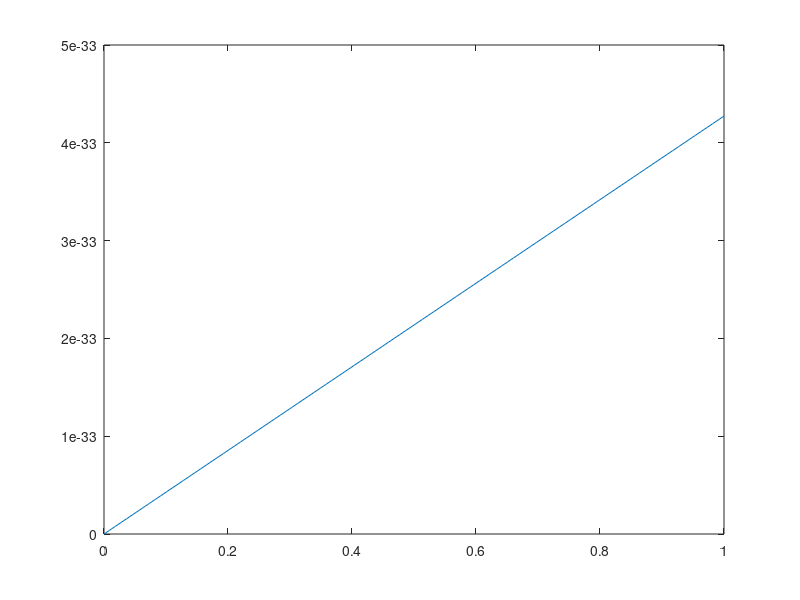

The MATLAB source for this figure:
%preparing workspace
clc
clear
close all

%constants
k=1.38e-23;
hbar=1.0546e-34;
m0=9.1e-31;
e=1.6e-19;

%initial paramets
a=3e-9;                 %size of chanel, 3nm
b=2e-9;                 %size of barrier, 2nm
U0=1;                 %height of barrier, 1 eV
m1=0.067*m0;             %eff. mass in GaAs, kg
m2=(0.067+0.083*0.3)*m0;%eff. mass in AlGaAs(0.3), kg
Ef=0.14*e;              %Fermi energy, (at T=300)
% T=300;                  %room temperature, K
% v=1e6;                  %frequency, 1Mhz
% Ez=0.05*e;              %connection energy
% V=@(t)sin(2*pi*v*t);    %periodic voltage, V

L=11e-9;
Np=110;                        %amount of steps
x=linspace(-L/2,L/2, Np);       %creating a 'x-axis'
dx=x(2)-x(1);                   %definig a primive step
koef=-hbar^2/(2*m0*(dx^2))/(e);   %definig a coefficient for numeric solving

% 
% E=eye(Np)*(30);
% E=E+diag(ones(1,Np-1)*(-16),-1);
% E=E+diag(ones(1,Np-1)*(-16),1);
% E=E+diag(ones(1,Np-2)*(1),-2);
% E=E+diag(ones(1,Np-2)*(1),2);
E=eye(Np)*(-2);
E=E+diag(ones(1,Np-1)*(1),-1);
E=E+diag(ones(1,Np-1)*(1),1);
E=E*koef;
E(:,1                    :floor((b)/L*Np)-1)    =E(:,1                    :floor((b)/L*Np)-1)/0.067;
E(:,floor((b)/L*Np)      :floor((2*b)/L*Np)-1)  =E(:,floor((b)/L*Np)      :floor((2*b)/L*Np)-1)/0.0919;
E(:,floor((2*b)/L*Np)    :floor((2*b+a)/L*Np))  =E(:,floor((2*b)/L*Np)    :floor((2*b+a)/L*Np))/0.067;
E(:,floor((2*b+a)/L*Np+1):floor((3*b+a)/L*Np))  =E(:,floor((2*b+a)/L*Np+1):floor((3*b+a)/L*Np))/0.0919;
E(:,floor((3*b+a)/L*Np+1):floor((4*b+a)/L*Np))  =E(:,floor((3*b+a)/L*Np+1):floor((4*b+a)/L*Np))/0.067;
U=zeros(1,Np);
U(:,floor((b)/L*Np):floor((2*b)/L*Np)-1)=U0;
U(:,floor((2*b+a)/L*Np+1):floor((3*b+a)/L*Np))=U0;
H=E+diag(U);

oneone=zeros(Np);   oneone(1,1)=1;
lastlast=zeros(Np); lastlast(Np,Np)=1;
S1=@(En)zeros(Np)-oneone*koef.*exp(1i*sqrt(2*m1*En*e)/hbar*dx);
S2=@(En)zeros(Np)-lastlast*koef.*exp(1i*sqrt(2*m1*En*e)/hbar*dx);
% S1=@(E)zeros(Np)+oneone.*E/(2*pi*m1);
% S2=@(E)zeros(Np)+lastlast.*E/(2*pi*m1);

G1=@(En)1i*(S1(En)-S1(En)');
G2=@(En)1i*(S2(En)-S2(En)');

Gr=@(En)inv(eye(Np).*(En+1i*1e-12)-H-S1(En)-S2(En));

D=@(En)(trace(G1(En)*Gr(En)*G2(En)*(Gr(En)')));

Ener=linspace(0,1*e,Np);
% T=D(Ener);
% 
T=zeros(1,Np);
for i=1:Np
   T(i)=D(Ener(i));
end
plot(Ener/e, T)




